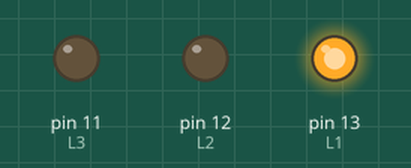
Bench run of a sketch on a simulated Arduino Uno, built with avr-gcc and run on an emulated ATmega328P. On the bench: output pins drawn as LEDs (lit = HIGH).

Above: at 0.1 s.
At 20.1 s:
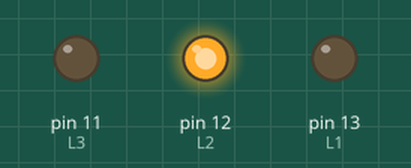
At 30.1 s:
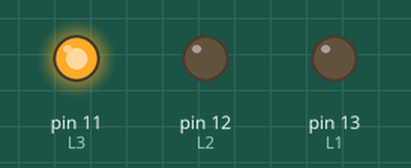
At 39.1 s:
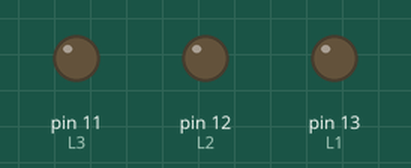
Timing chart, 0 to 40.0 s (numbered marks = the images above):
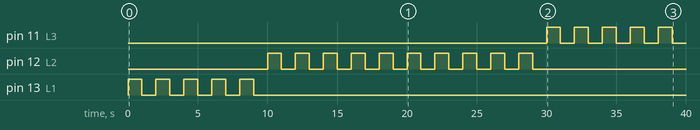

The sketch:

blink_three_leds_each_for_a_number_of_times1.ino
```cpp
// This program blinks three LEDS each for a number of times
// Create variables to hold the pins
int L1 = 13;
int L2 = 12;
int L3 = 11;

void setup()
{
  pinMode(L1,OUTPUT);
  pinMode(L2,OUTPUT);
  pinMode(L3,OUTPUT);
}

void blink(int led_pin,int blink_count){

  const int BLINK_DELAY = 1000;

  for(int i = 0;i<blink_count;i++){
    digitalWrite(led_pin,HIGH);
    delay(BLINK_DELAY);
    digitalWrite(led_pin,LOW);
    delay(BLINK_DELAY);
  }
}

void loop()
{
  // blink red LED five times
  blink(L1,5);
  //blink green led 10 times
  blink(L2,10);
  //blink blue led 15 times
  blink(L3,15);
}
```

Measured:
- by itself, pin 11 (L3): LOW → HIGH at 30.0 s, → LOW 1.0 s later, → HIGH 1.0 s later, → LOW 1.0 s later, … (10 changes in this stretch)
- by itself, pin 12 (L2): LOW → HIGH at 10.0 s, → LOW 1.0 s later, → HIGH 1.0 s later, → LOW 1.0 s later, … (20 changes in this stretch)
- by itself, pin 13 (L1): alternates HIGH for 1.0 s and LOW for 1.0 s, 10 changes in all, then stays LOW
